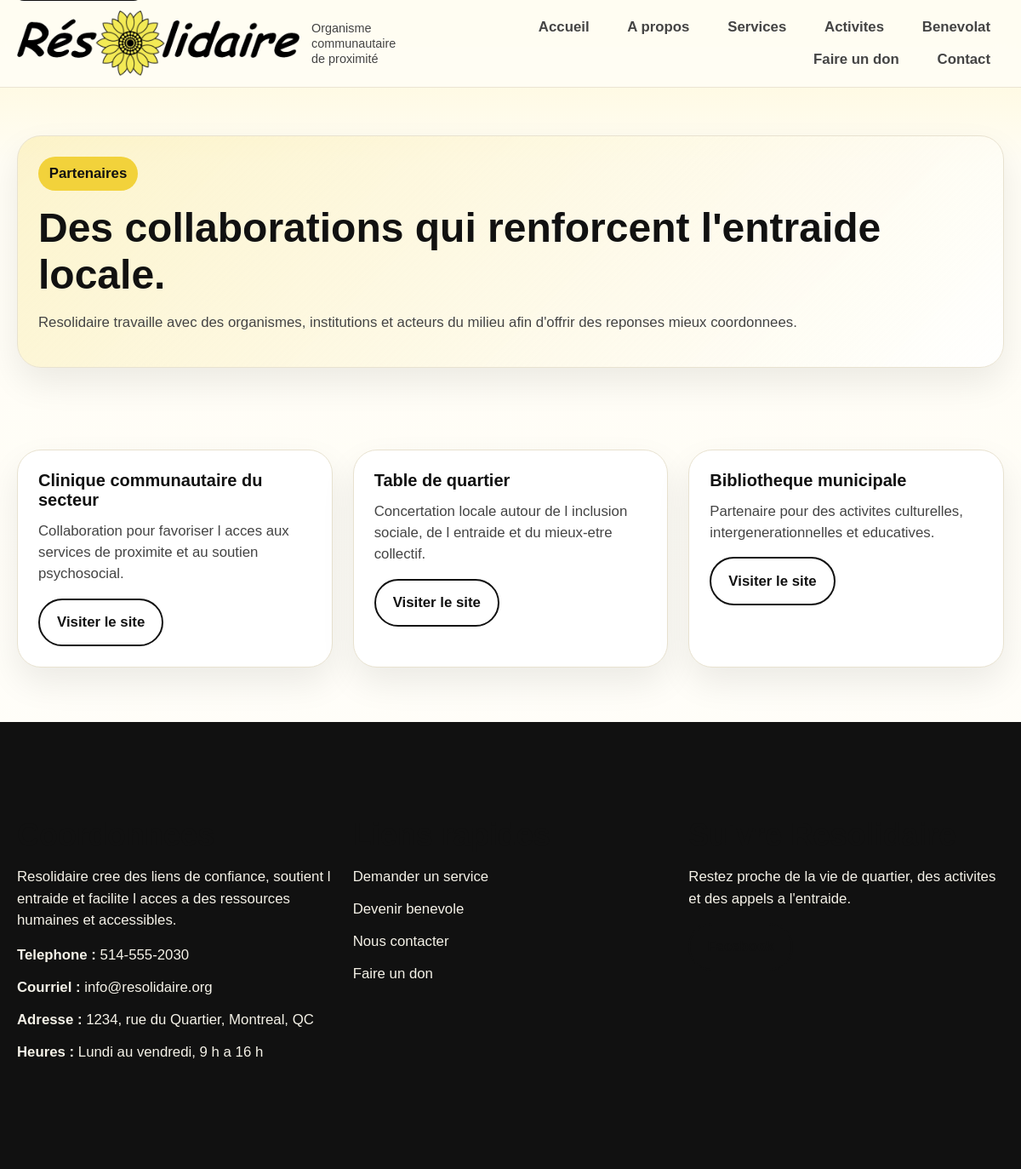
/partenaires.php, run on the app's committed database.
### tables this page shows
CREATE TABLE partners (
  id INT AUTO_INCREMENT PRIMARY KEY,
  name VARCHAR(180) NOT NULL,
  description TEXT,
  logo VARCHAR(255),
  website_url VARCHAR(255),
  display_order INT DEFAULT 0,
  is_active TINYINT(1) DEFAULT 1,
  created_at TIMESTAMP DEFAULT CURRENT_TIMESTAMP
);

### app/config/database.php (called while the page is built, shortened)
<?php
function db(): PDO
{
    static $pdo = null;
    if ($pdo instanceof PDO) {
        return $pdo;
    }
    $host = '127.0.0.1';
    $port = '3306';
    $database = 'resolidaire';
    $username = 'root';
    $password = '';
    $charset = 'utf8mb4';
    $dsn = "mysql:host={$host};port={$port};dbname={$database};charset={$charset}";
    $options = [
        PDO::ATTR_ERRMODE => PDO::ERRMODE_EXCEPTION,
        PDO::ATTR_DEFAULT_FETCH_MODE => PDO::FETCH_ASSOC,
        PDO::ATTR_EMULATE_PREPARES => false,
    ];
    $pdo = new PDO($dsn, $username, $password, $options);
    return $pdo;
}

### app/models/Partner.php (called while the page is built, shortened)
<?php
class Partner
{
    public static function all(bool $activeOnly = false): array
    {
        $sql = 'SELECT * FROM partners';
        if ($activeOnly) {
            $sql .= ' WHERE is_active = 1';
        }
        $sql .= ' ORDER BY display_order ASC, name ASC';
        return db()->query($sql)->fetchAll();
    }
}

### app/helpers/functions.php (called while the page is built, shortened)
<?php
function e(?string $value): string
{
    return htmlspecialchars((string) $value, ENT_QUOTES, 'UTF-8');
}

### public/partenaires.php (the view, shortened to what this page needs)
<?php
require_once __DIR__ . '/../includes/header.php';
$partners = Partner::all(true);
require_once __DIR__ . '/../includes/nav.php';
?>
<main id="main-content">
    <section class="page-hero">
        <div class="container">
            <div class="panel">
                <span class="eyebrow">Partenaires</span>
                <h1>Des collaborations qui renforcent l'entraide locale.</h1>
                <p>Resolidaire travaille avec des organismes, institutions et acteurs du milieu afin d'offrir des reponses mieux coordonnees.</p>
            </div>
        </div>
    </section>
    <section>
        <div class="container">
            <div class="cards-grid">
                <?php foreach ($partners as $partner): ?>
                    <article class="card">
                        <div class="card-body">
                            <h3><?= e($partner['name']); ?></h3>
                            <p><?= e($partner['description']); ?></p>
                            <?php if ($partner['website_url']): ?>
                                <a class="button button-secondary" href="<?= e($partner['website_url']); ?>" target="_blank" rel="noopener">Visiter le site</a>
                            <?php endif; ?>
                        </div>
                    </article>
                <?php endforeach; ?>
            </div>
        </div>
    </section>
</main>
<?php require_once __DIR__ . '/../includes/footer.php'; ?>

### public/assets/css/style.css (style rules this page uses)
:root { --color-primary: #f2d23b; --color-black: #111111; --color-text: #444444; --color-bg: #fffdf5; --color-white: #ffffff; --color-border: #e8e2d0; --color-accent: #f7f0ce; --shadow-soft: 0 18px 40px rgba(17, 17, 17, 0.08); --radius-lg: 28px; --radius-md: 18px; --radius-sm: 12px; --container: 1160px; }
body { font-family: Arial, sans-serif; background: linear-gradient(180deg, #fff7d1 0%, var(--color-bg) 14%, #fffefb 100%); color: var(--color-text); font-size: 1.05rem; }
.container { width: min(calc(100% - 2rem), var(--container)); margin: 0 auto; }
main { display: block; }
section { padding: 4rem 0; }
.hero-grid, .split-grid, .footer-grid, .stats-grid, .cards-grid { display: grid; gap: 1.5rem; }
.hero-card, .panel, .card, .stat-card, .contact-card { background: var(--color-white); border: 1px solid var(--color-border); border-radius: var(--radius-lg); box-shadow: var(--shadow-soft); }
.eyebrow { display: inline-block; padding: 0.45rem 0.8rem; background: var(--color-primary); border-radius: 999px; font-weight: 700; color: var(--color-black); margin-bottom: 1rem; }
h1, h2, h3 { color: var(--color-black); line-height: 1.15; }
h1 { font-size: clamp(2.3rem, 4vw, 4.5rem); margin-bottom: 1rem; }
h3 { font-size: 1.25rem; margin-bottom: 0.75rem; }
p { margin-bottom: 1rem; }
.button, button, .button-link { display: inline-flex; align-items: center; justify-content: center; gap: 0.5rem; min-height: 48px; padding: 0.85rem 1.25rem; border-radius: 999px; border: 2px solid transparent; background: var(--color-black); color: var(--color-white); font-weight: 700; cursor: pointer; }
.button-secondary { background: transparent; color: var(--color-black); border-color: var(--color-black); }
.cards-grid { grid-template-columns: repeat(3, minmax(0, 1fr)); }
.card { overflow: hidden; }
.card-body, .panel, .contact-card { padding: 1.5rem; }
.page-hero { padding: 3.5rem 0 2rem; }
.page-hero .panel { background: linear-gradient(135deg, rgba(242, 210, 59, 0.22), rgba(255, 255, 255, 0.9)); }

### data on the page
partners: name "Clinique communautaire du secteur", description "Collaboration pour favoriser l acces aux services de proximite et au soutien psychosocial."
partners: name "Table de quartier", description "Concertation locale autour de l inclusion sociale, de l entraide et du mieux-etre collectif."
partners: name "Bibliotheque municipale", description "Partenaire pour des activites culturelles, intergenerationnelles et educatives."

### other printed values
$label "Accueil"
$label "A propos"
$label "Services"
$label "Activites"
$label "Benevolat"
$label "Faire un don"
$label "Contact"
$footerIntro "Resolidaire cree des liens de confiance, soutient l entraide et facilite l acces a des ressources humaines et accessibles."
$siteSettings['phone'] "514-555-2030"
$siteSettings['email'] "info@resolidaire.org"
$siteSettings['address'] "1234, rue du Quartier, Montreal, QC"
$siteSettings['opening_hours'] "Lundi au vendredi, 9 h a 16 h"
$link['label'] "Demander un service"
$link['label'] "Devenir benevole"
$link['label'] "Nous contacter"
